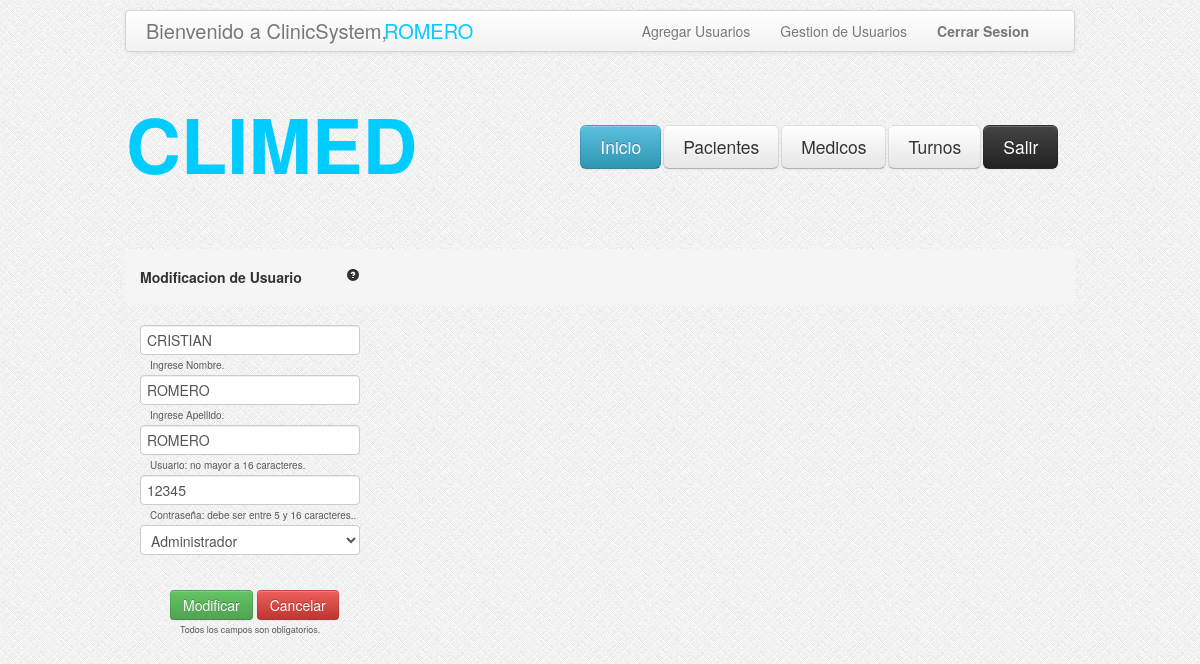
Page /Usuario.php?idusuario=1 (signed in) on the committed database.
### tables this page shows
CREATE TABLE IF NOT EXISTS `usuarios` (
  `idusuario` int(11) NOT NULL AUTO_INCREMENT,
  `nombre` varchar(100) NOT NULL,
  `apellido` varchar(100) NOT NULL,
  `usuario` varchar(100) NOT NULL,
  `password` varchar(100) NOT NULL,
  `tipo` varchar(100) NOT NULL,
  `activo` int(11) NOT NULL DEFAULT '1',
  `intentos` int(11) NOT NULL DEFAULT '0',
  PRIMARY KEY (`idusuario`)
);

### Usuario.php (the view, shortened to what this page needs)
<!doctype html>
<head>
<link rel="stylesheet" type="text/css" href="css/estilo.css"/>
<link rel="stylesheet" type="text/css" href="css/bootstrap.css"/>
<link rel="stylesheet" type="text/css" href="css/bootstrap-responsive.css"/>
</head>
<body style="background-image:url('images/bg.png')">
	<?php
	$idusuario = $_GET['idusuario'];
	$consulta = "SELECT * FROM usuarios WHERE idusuario = ".$idusuario." ";
	$res = mysql_query($consulta);
	include_once('header.php');
	?>
	<div class="encapsulador">
		<div class="contenedor">
			<ul class="breadcrumb">
				<li>
					<h5>Modificacion de Usuario <a href="#" style="margin-left: 40px;"><i class="icon-question-sign"></i></a></h5>
				</li>
			</ul>
			<div id="form-modificacion-usuarios">
				<form class="form-horizontal" method="POST" action="modificarUsuario.php" enctype="multipart/form-data" >
			  		<?php
			  		while($valor = mysql_fetch_array($res)) {
			  		?>
				  		<div style="">
							<div class="control-group" >
								<input class="namee" name="nombre" type="text" maxlength="50" placeholder="Nombre.." value="<?php echo $valor['nombre'] ?>">
								<span class="help-block" style= "margin-left: 10px; margin-top: 0px; font-size: 10px;margin-bottom: -20px;">Ingrese Nombre.</span>
							</div>
							<div class="control-group">
								<input class="apellidoo" name="apellido" type="text" maxlength="50" placeholder="Apellido.." value="<?php echo $valor['apellido'] ?>">
								<span class="help-block" style= "margin-left: 10px; margin-top: 0px; font-size: 10px;margin-bottom: -20px;">Ingrese Apellido.</span>
							</div>
							<div class="control-group">
								<input class="usuarioo" name="usuario" type="text" maxlength="16" placeholder="Usuario.." value="<?php echo $valor['usuario'] ?>">
								<span class="help-block" style= "margin-left: 10px; margin-top: 0px; font-size: 10px;margin-bottom: -20px;">Usuario: no mayor a 16 caracteres.</span>
							</div>
							<div class="control-group">
								<input class="passwordd" name="password" type="text" maxlength="16" placeholder="Contraseña.." value="<?php echo $valor['password'] ?>">
								<span class="help-block" style= "margin-left: 10px; margin-top: 0px; font-size: 10px;margin-bottom: -20px;">Contraseña: debe ser entre 5 y 16 caracteres..</span>
							</div>
							<select name="tipo" class="tipoo">
	  						<?php
	  						if ( $valor['tipo'] == "administrador") {
	  						?>
	  							<option value="administrador">Administrador</option>
	  						<?php
	  						}else{
	  						?>
	  							<option value="usuario">Usuario Comun</option>
	  							<option value="administrador">Administrador</option>
	  						<?php
	  						}
	  						?>
							</select>
						</div>
						<div style="margin-left: 30px;margin-top: 35px;">
								<a data-toggle="modal" role="button" href="#modificar" class="btnsubmit btn-success">Modificar</a>
								<a data-toggle="modal" role="button" href="#cancelar" class="btn btn-danger">Cancelar</a>
								<span class="help-block" style="margin-left: 10px; font-size: 9px;"> Todos los campos son obligatorios.</span>
						</div>
					<?php
					}
					?>
				</form>
			</div>
		</div>
	</div>
</body>
</html>

### css/estilo.css (style rules this page uses)
.encapsulador { width:950px; height:auto; margin: auto; }
.contenedor { margin-top: 75px; }
#form-modificacion-usuarios { float: left; margin-left: 15px;" }

### rows in the picture
usuarios: nombre "CRISTIAN", apellido "ROMERO", usuario "ROMERO", password "12345", tipo "Administrador"

### other values in the picture
$usuario "ROMERO"
